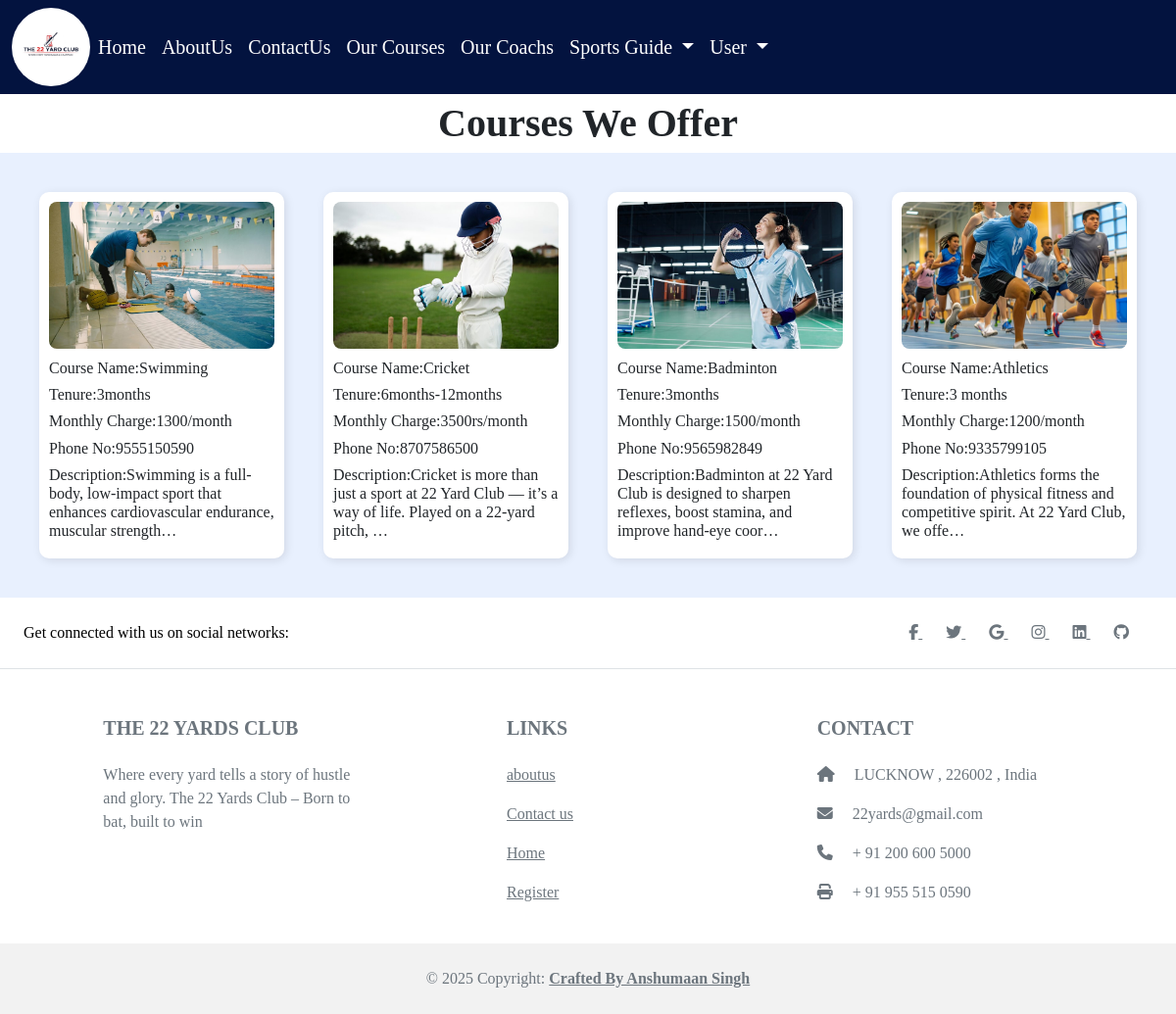
The app's page /view_courses/ with its own data.
### sports_app/models.py (models this page shows)
class SportsCourse(models.Model):
    sports_name=models.CharField(max_length=40,null=False)
    duration=models.CharField(max_length=40,null=False,)
    charges=models.CharField(max_length=40,null=False)
    phone=models.CharField(max_length=50,null=False)
    description=models.CharField(max_length=500,null=False)
    sports_pic=models.FileField(upload_to="SportsCourse_pic/",default="")
    date=models.DateField(default=timezone.now)

### sports_app/views.py (the view)
# urls.py: path("view_courses/",views.view_courses,name='view_courses'),
def view_courses(request):
    course_list=SportsCourse.objects.all()
    context={
        "course_key":course_list
    }
    return render(request,"sports_app/html/view_courses.html",context)  # context is used to send dict to html page

### sports_app/templates/sports_app/html/view_courses.html (shortened to what this page needs)
{% load static %}
<!DOCTYPE html>
<html lang="en">
<head>
    {% include "sports_app/common/common_css.html" %}
</head>
<body>
    <div>
        {% include "sports_app/common/header.html" %}
        <div class="h2-div">
            Courses We Offer
        </div>
        <div class="flex-container">
            {% for c in course_key %}
            <div class="item-div">
                <img src="/media/{{c.sports_pic}}" alt="">
                <h6>Course Name:{{c.sports_name}}</h6>
                <h6>Tenure:{{c.duration}}</h6>
                <h6>Monthly Charge:{{c.charges}}</h6>
                <h6>Phone No:{{c.phone}}</h6>
                <h6>Description:{{c.description |truncatechars:100}}</h6>
            </div>
            {% endfor %}
        </div>
    </div>
    {% include "sports_app/common/footer.html"%}
</body>
</html>

### sports_app/static/sports_app/css/style.css (style rules this page uses)
body,html { min-height:100vh; display:flex; flex-direction:column; background-color:rgb(255, 255, 255)!important; }
* { font-family:cursive; box-sizing:border-box; }

### sports_app/templates/sports_app/html/view_courses.html (style rules this page uses)
.flex-container { display: flex; flex-wrap: wrap; width: 100%; height: auto; background-color: #e8f0fe; padding: 30px; gap: 20px; justify-content: center; }
.item-div { width: 250px; height: auto; background-color: #fff; margin: 10px; border-radius: 10px; box-shadow: 2px 2px 10px rgba(0, 0, 0, 0.1); padding: 10px; font-family: 'Segoe UI', sans-serif; transition: transform 0.3s ease-in-out; word-wrap: break-word; overflow-wrap: break-word; overflow: hidden; }
.item-div img { width: 100%; height: 150px; object-fit: cover; border-radius: 8px; margin-bottom: 10px; }
.h2-div { text-align: center; font-family: 'Georgia', 'Times New Roman', Times, serif; font-size: 40px; font-weight: bold; }

### records on screen
SportsCourse: sports_pic (picture), sports_name "Swimming", duration "3months", charges "1300/month", phone "9555150590", description "Swimming is a full-body, low-impact sport that enhances cardiovascular endurance, muscular strength…"
SportsCourse: sports_pic (picture), sports_name "Cricket", duration "6months-12months", charges "3500rs/month", phone "8707586500", description "Cricket is more than just a sport at 22 Yard Club — it’s a way of life. Played on a 22-yard pitch, …"
SportsCourse: sports_pic (picture), sports_name "Badminton", duration "3months", charges "1500/month", phone "9565982849", description "Badminton at 22 Yard Club is designed to sharpen reflexes, boost stamina, and improve hand-eye coor…"
SportsCourse: sports_pic (picture), sports_name "Athletics", duration "3 months", charges "1200/month", phone "9335799105", description "Athletics forms the foundation of physical fitness and competitive spirit. At 22 Yard Club, we offe…"
